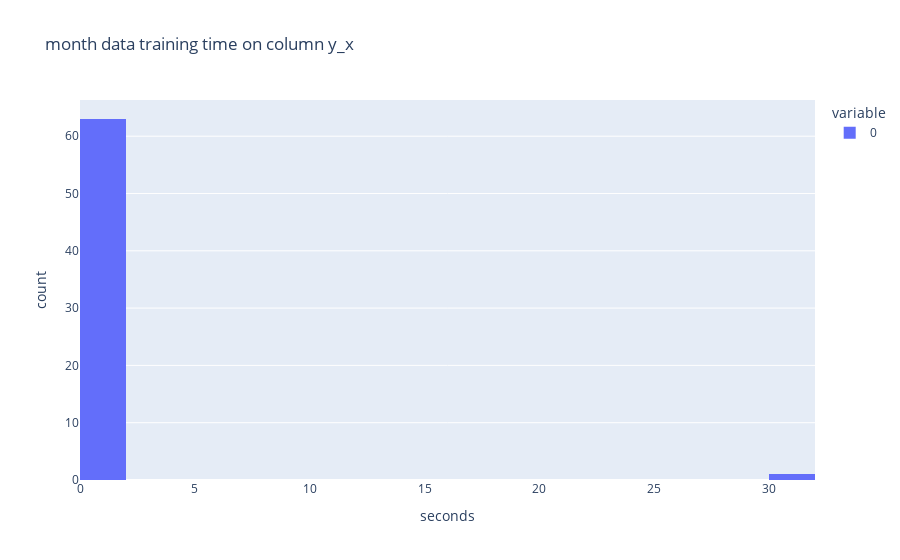

Write notebook code for a chart like this one.
### Code cell
px.histogram([i.average for i in ans[2]],
            title='month data training time on column y_x',
            labels={'value':'seconds'})

### Figure 1 — Plotly figure (JSON) as saved in the notebook; plotly's stock layout.template omitted (floating-point values rounded to 4 significant figures)
{"data": [{"alignmentgroup": "True", "bingroup": "x", "hovertemplate": "variable=0<br>seconds=%{x}<br>count=%{y}<extra></extra>", "legendgroup": "0", "marker": {"color": "#636efa"}, "name": "0", "offsetgroup": "0", "orientation": "v", "showlegend": true, "type": "histogram", "x": [0.1446, 0.2344, 0.1573, 0.9299, 0.2064, 1.755, 0.139, 0.9205, 0.03334, 0.06777, 0.2941, 0.1371, 0.03404, 0.06835, 0.2019, 0.04225, 0.147, 0.1995, 0.19, 0.1421, 0.1736, 0.208, 0.166, 0.1901, 0.04097, 0.04336, 0.2926, 0.07497, 0.041, 0.07608, 0.2, 0.05102, 0.394, 0.236, 0.2615, 0.2595, 0.3274, 0.2223, 0.3182, 0.2677, 0.04011, 0.15, 0.2973, 0.07501, 0.04087, 0.1336, 0.1, 0.05309, 0.3929, 0.5118, 0.604, 0.5874, 0.3943, 0.4245, 0.6002, 30.04, 0.04013, 0.1331, 0.04957, 0.1178, 0.04109, 0.2, 0.1243, 0.07487], "xaxis": "x", "yaxis": "y"}], "layout": {"barmode": "relative", "legend": {"title": {"text": "variable"}, "tracegroupgap": 0}, "title": {"text": "month data training time on column y_x"}, "xaxis": {"anchor": "y", "domain": [0, 1], "title": {"text": "seconds"}}, "yaxis": {"anchor": "x", "domain": [0, 1], "title": {"text": "count"}}}}
